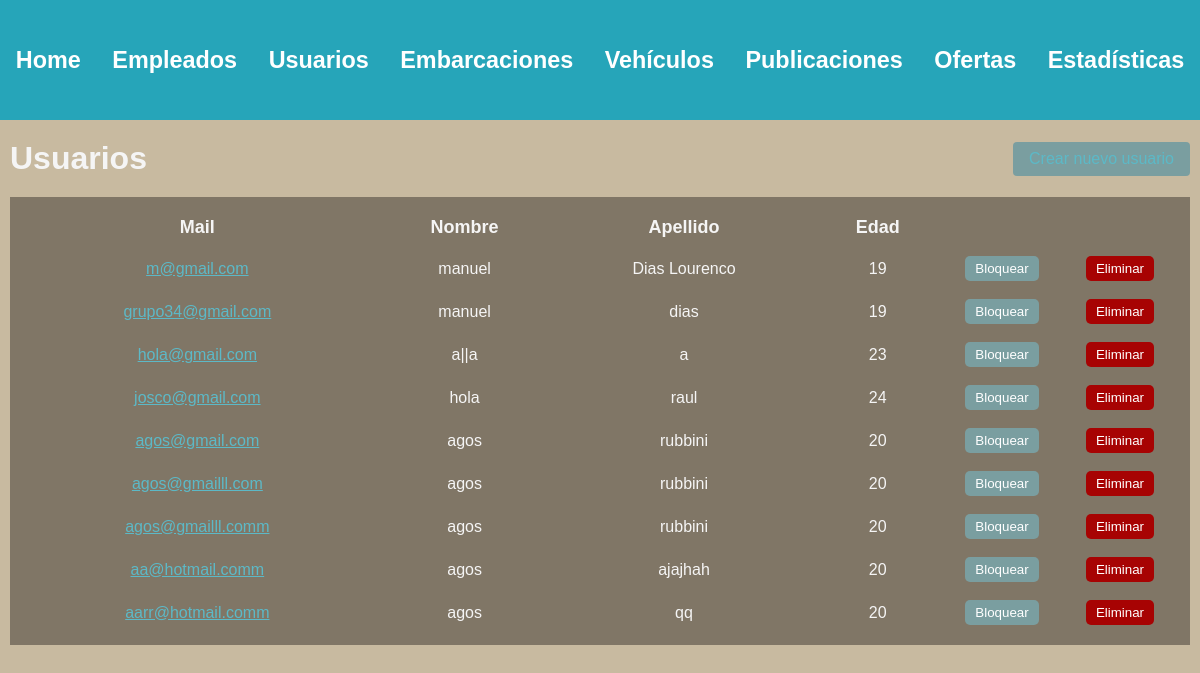
/administracion/usuarios/ (signed in), run on an earlier commit of the app's database.
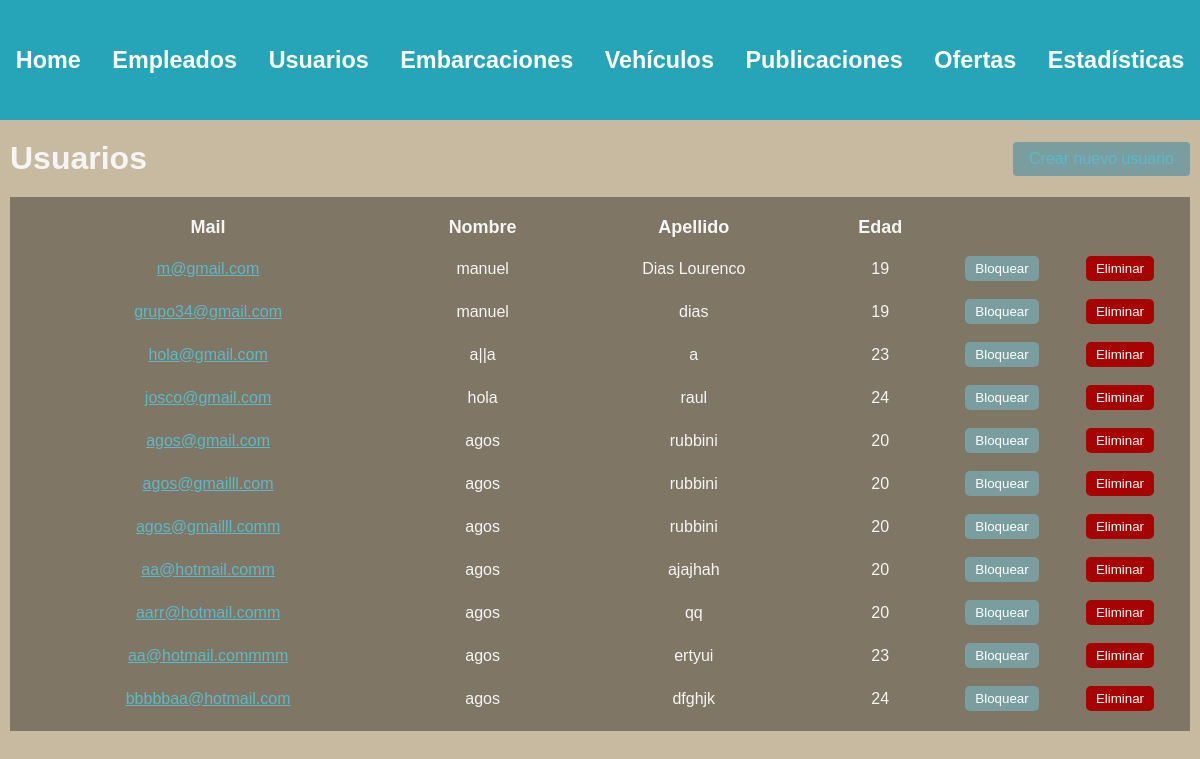
And on a later commit of the database.
### usuarios/models.py (models this page shows, shortened)
class Usuario(AbstractBaseUser, PermissionsMixin):
    nombre = models.CharField(max_length=50)
    apellido = models.CharField(max_length=50)
    fecha_nacimiento = models.DateField()
    telefono = models.CharField(max_length=13)
    mail = models.EmailField(max_length=50, unique=True)
    password = models.CharField(max_length=128)
    is_staff= models.BooleanField(default=False)
    is_blocked= models.BooleanField(default=False)
    USERNAME_FIELD = 'mail'
    REQUIRED_FIELDS = ['nombre', 'apellido', 'fecha_nacimiento', 'telefono']

### administrador/views.py (the view)
# urls.py: path('', include('usuarios.urls')),
@login_required(login_url=reverse_lazy('home'))
def usuarios(request):
    user = request.user
    if not user.is_superuser:
        return redirect('home')
    usuarios = Usuario.objects.filter(is_staff=False)
    for usuario in usuarios:
        usuario.edad = calcular_edad(usuario.fecha_nacimiento)
    return render(request, 'users.html', {
        'usuarios' : usuarios
    })

### administrador/backend.py (called while the page is built)
def calcular_edad(fecha_nacimiento):
    fecha_actual = datetime.now()
    edad = fecha_actual.year - fecha_nacimiento.year - ((fecha_actual.month, fecha_actual.day) < (fecha_nacimiento.month, fecha_nacimiento.day))
    return edad

### autenticacion/backend.py (called while the page is built)
    def get_user(self, user_id):
        UserModel = get_user_model()
        try:
            return UserModel.objects.get(pk=user_id)
        except UserModel.DoesNotExist:
            return None

### administrador/templates/users.html (shortened to what this page needs)
{% extends 'layouts/navbar.html' %}
{% block content %}
<div class="header">
    <h1>Usuarios</h1>
    <a href="{% url 'crear usuario' %}" class="btn btn-primary">Crear nuevo usuario</a>
</div>
{% if usuarios %}
    <table>
        <thead>
            <tr>
                <th>Mail</th>
                <th>Nombre</th>
                <th>Apellido</th>
                <th>Edad</th>
                <th></th>
                <th></th>
            </tr>
        </thead>
        <tbody>
            {% for usuario in usuarios %}
                <tr>
                    <td>
                        <a href="{% url 'ver perfil' usuario.id %}"> {{usuario.mail}} </a>
                    </td>
                    <td>{{usuario.nombre}}</td>
                    <td>{{usuario.apellido}}</td>
                    <td>{{usuario.edad}}</td>
                    <td>
                        {% if usuario.is_blocked %}
                            <form action="{% url 'desbloquear usuario' %}" method="post">
                                {% csrf_token %}
                                <input type="hidden" name="usuario_id" value="{{ usuario.id }}">
                                <button type="submit" class="btn-block">Desbloquear</button>
                            </form>
                        {% else %}
                            <form action="{% url 'bloquear usuario' %}" method="post">
                                <button type="submit" class="btn-block">Bloquear</button>
                            </form>
                        {% endif %}
                    </td>
                    <td>
                        <button class="btn-delete">Eliminar</button>
                    </td>
                </tr>
            {% endfor %}
        </tbody>
    </table>
{% else %}
    <h3>No existen usuarios en la plataforma.</h3>
{% endif %}
{% endblock %}

### administrador/templates/layouts/navbar.html (shortened to what this page needs)
{% load static %}
<!DOCTYPE html>
<html lang="en">
<head>
    <link rel="stylesheet" href="{% static 'styles/main.css' %}">
</head>
<body>
    <div class="wrapper">
        <nav class="navbar">
            <ul>
                <li>
                    <a href="{% url 'home' %}">
                        <h3>Home</h3>
                    </a>
                </li>
                <li>
                    <a href="{% url 'lista empleados' %}">
                        <h3>Empleados</h3>
                    </a>
                </li>
                <li>
                    <a href="{% url 'lista usuarios' %}">
                        <h3>Usuarios</h3>
                    </a>
                </li>
                <li>
                    <a href="{% url 'lista embarcaciones' %}">
                        <h3>Embarcaciones</h3>
                    </a>
                </li>
                <li>
                    <a>
                        <h3>Vehículos</h3>
                    </a>
                </li>
                <li>
                    <a>
                        <h3>Publicaciones</h3>
                    </a>
                </li>
                <li>
                    <a>
                        <h3>Ofertas</h3>
                    </a>
                </li>
                <li>
                    <a>
                        <h3>Estadísticas</h3>
                    </a>
                </li>
            </ul>
        </nav>
    </div>
    <main class="container">
        {% block content %}
        {% endblock %}
    </main>
</body>
</html>

### administrador/static/styles/main.css (style rules this page uses)
:root { --azul1: #6785b4; --azul2: #26a5b9; --azul3: #a9cecf; --gris: #c4c4be8c; --arena: #c8baa0; }
body { background: #c8baa0; color: whitesmoke; font-family: arial; margin: 0; }
.wrapper { background: #26a5b9; }
.navbar { max-width: 1400px; height: 120px; background: #26a5b9; margin: 0 auto; display: flex; align-items: center; }
.navbar ul { display: flex; justify-content: space-between; margin-top: 0px; margin-bottom: 0px; padding: 0; width: 100%; }
.navbar ul li { list-style: none; text-align: center; flex-grow: 1; }
.navbar ul li a { color: white; font-size: 20px; text-decoration: none; }
.container { max-width: 1200px; margin: auto; padding: 20px 10px; }
.header { display: flex; justify-content: space-between; align-items: center; margin-bottom: 20px; }
.header h1 { margin: 0; }
.btn-primary { background-color: #7a9ea0; border-color: #7a9ea0; color: #fff; padding: 8px 16px; border-radius: 4px; text-decoration: none; }
table { width: 100%; background: #807666; color: whitesmoke; padding: 10px; margin-bottom: 2px; }
table thead th { font-size: 18px; }
table tbody td { font-size: 16px; }
table th, table td { padding: 8px; text-align: center; }
a:link, a:visited { color: #5cb9c7; font-size: 16px; }
.btn-delete { background-color: rgb(167, 3, 3); color: white; border: none; border-radius: 5px; padding: 5px 10px; }
.btn-block { background-color: #7a9ea0; color: white; border: none; border-radius: 5px; padding: 5px 10px; }
td:nth-child(5), td:nth-child(6) { width: 100px; }

What changed in the data, as far as the page shows it:
added Usuario: mail "aa@hotmail.commmm", nombre "agos", apellido "ertyui", edad "23"
added Usuario: mail "bbbbbaa@hotmail.com", nombre "agos", apellido "dfghjk", edad "24"
